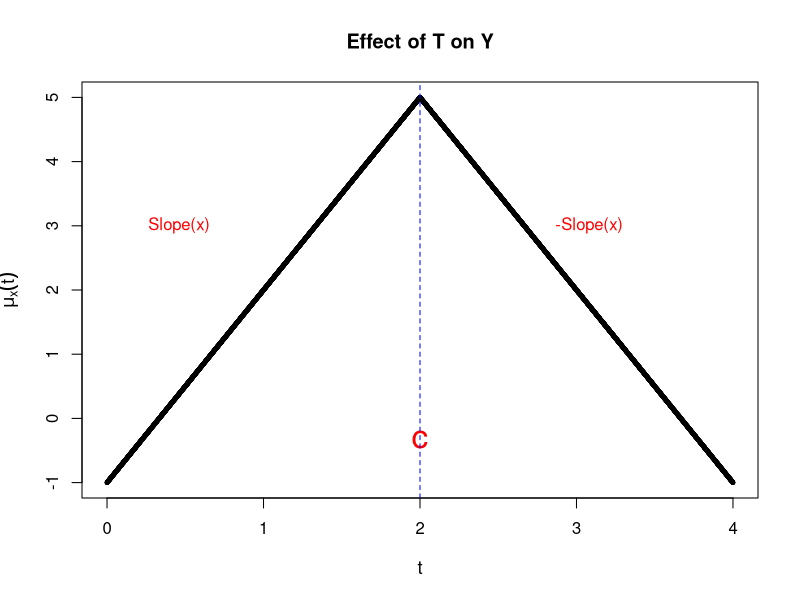

Source code (R): (Note: this script raises an error after producing the figure.)
#Simulations with varying extremal region

#we denote by 'g' the patient-specific effect curve \mu_x
g = function(t, c, slope){  if(t>=c){return(5 - abs(slope)*(t-c))}
                            if(t<c){return(5 + abs(slope)*(t-c))}}

#First, we generate the plot of the function \mu_x
{n=10000

X = runif(n, 0, 4) #This is just for plot, not X as covariate
Y=c(); for (i in 1:n) {  Y=c(Y, g(X[i], 2, 3))}
plot(Y~X, ylab = expression(mu[x](t)), xlab = 't', cex = 0.5, cex.lab = 1.1, main = 'Effect of T on Y')
text(2, +0, 'c', pos = 1, cex = 2, col = 'red')
abline(v = 2, col = 'blue', lty = 2)
text(2.8, 3, '-Slope(x)', col = 'red', pos = 4)
text(0.2, 3, 'Slope(x)', col = 'red', pos = 4)
}

#This is just a nice visualisation of data. You can ignore it if you are just replicating data
plot_me <- function(){
  fit <- rqss(t~x, data = data.frame(x,t), tau =q)
  t_excess_index = c()
  for (i in 1:(n-1)) {
    if (t[i]> fitted(fit)[i]) {t_excess_index = c(t_excess_index, i)}
  } 
  plot(y~t, lwd=2)
  points(y[t_excess_index]~t[t_excess_index], col = 'blue', pch = 22, lwd = 2, cex=1.5)
  legend("bottomright", legend = c('x1=1', "x1=0"), col = c("black", "red"), pch = 16)
}

#Next, we define the automatic procedure for the esimation of omega
hat_omega <- function(y,t,x, tau=0.95, constant_theta=FALSE){ 
  
  fit <- rqss(t~x, data = data.frame(x,t), tau =q) #here, tau and q are a bit confusing. Here, tau is just a name of parameter of the function rqss
  estimated_threshold = fitted(fit) #THIS IS tau(x). We can check that it correctly estimates the coefficient beta=1
  
  
  #Computing the set S
  t_excess = c()
  t_excess_index = c()
  for (i in 1:length(y)) {
    if (t[i]> estimated_threshold[i]) {t_excess_index = c(t_excess_index, i); t_excess = c(t_excess, t[i]- estimated_threshold[i])}
  } 
  
  
  #GPD sigma and xi estimation
  A = x[t_excess_index]
  fit2 = evgam( list(t_excess~ s(A), ~ 1), family="gpd", data=data.frame(A, t_excess)  ) 
  
  #alpha and beta estimation
  threshold =  fitted(fit)[t_excess_index]  
  Y = y[t_excess_index]
  Tr = t[t_excess_index]
  Theta = exp(fitted(fit2)[,1])

  fit3 = gam(Y ~ threshold +threshold*Tr) #Again, we use this instead of fit3 = gam(Y ~ s(threshold, Theta) +s(threshold, Theta, by=Tr)). Why? In the case with one confounder,  
  
  #mu(t) expression
  result = c(); 
  for (i in 1:length(Y)) {
    patient_specific_result = fit3$coefficients[3] + fit3$coefficients[4]*threshold[i] 
    
    result = c(result,  patient_specific_result); 
  }
  return( mean(result) )
}

set.seed(1)
c=2
nu = 2
n=10000
q=0.9

result=c()
for (j in 1:50) {
x = rnorm(n, 0, 1)
t = x + rt(n,nu,1)
y=c(); for (i in 1:n) {y=c(y,        g(t[i], c, x[i])+rnorm(1)            )}

result=c(result, hat_omega(y,t,x,q))
if (j%%10==0) {print(j)}
  
}
#plot_me()
#lm(y~t+x)


#result
cat(mean(result), quantile(result, 0.95)[1] - mean(result)) #you should get \hat{\omega} = -0.76\pm 0.23
